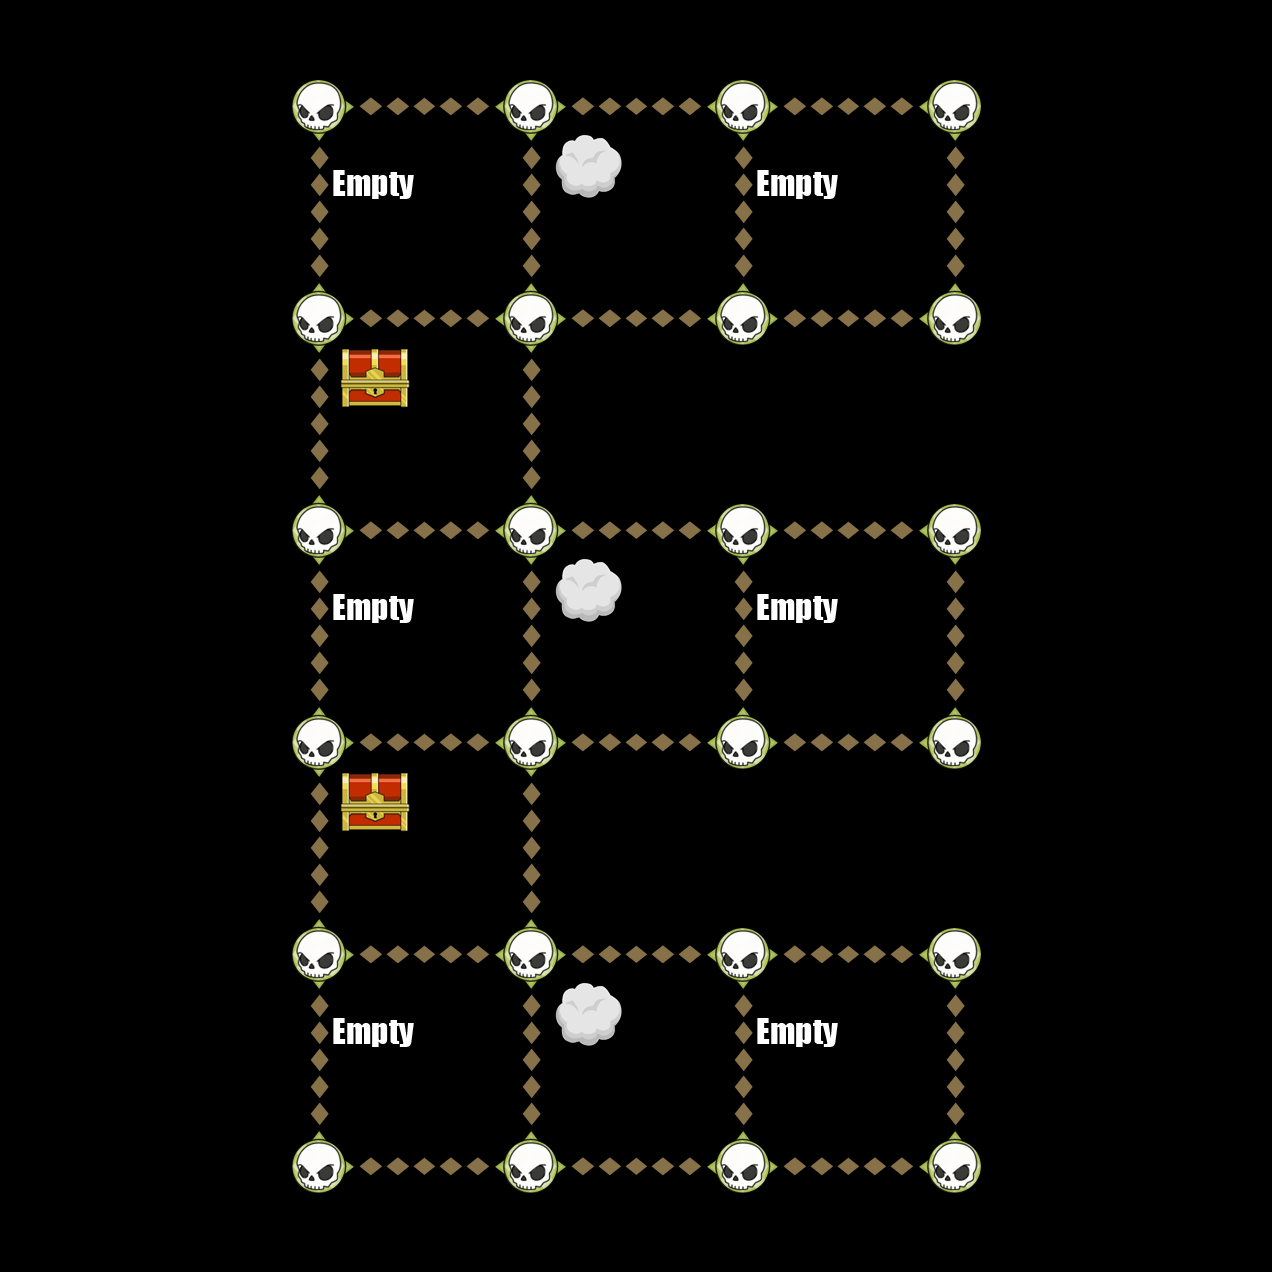

Rendered tile map (Tiled .tmx) drawn with the repository's tilesets; below, a short description and the map source with its tile grids summarised:
An orthogonal 6x6 tile map with 212x212 px tiles, 6 tile layers (Down, Up, Left, Right, ...).

<map version="1.0" orientation="orthogonal" width="6" height="6" tilewidth="212" tileheight="212">
 <tileset firstgid="1" name="TileGraphic_Final-ipadhd" tilewidth="212" tileheight="212">
  <image source="TileGraphic_Final-ipadhd.png" width="636" height="1060" />
  <tile id="0">
   <properties>
    <property name="LineFilled" value="True" />
   </properties>
  </tile>
  <tile id="2">
   <properties>
    <property name="Item" value="TreasureBox" />
   </properties>
  </tile>
  <tile id="4">
   <properties>
    <property name="RowFilled" value="True" />
   </properties>
  </tile>
  <tile id="6">
   <properties>
    <property name="Item" value="CannonLeft" />
   </properties>
  </tile>
  <tile id="7">
   <properties>
    <property name="Item" value="ShipRight" />
   </properties>
  </tile>
  <tile id="8">
   <properties>
    <property name="Item" value="MapOne" />
   </properties>
  </tile>
  <tile id="9">
   <properties>
    <property name="Item" value="CannonRight" />
   </properties>
  </tile>
  <tile id="10">
   <properties>
    <property name="Item" value="ShipLeft" />
   </properties>
  </tile>
  <tile id="11">
   <properties>
    <property name="Item" value="MapTwo" />
   </properties>
  </tile>
  <tile id="12">
   <properties>
    <property name="Item" value="Empty" />
   </properties>
  </tile>
  <tile id="13">
   <properties>
    <property name="Item" value="Skull" />
   </properties>
  </tile>
  <tile id="14">
   <properties>
    <property name="Item" value="Fog" />
   </properties>
  </tile>
 </tileset>
 <layer name="Down" width="6" height="6">
  <data>[36 cells, 16 non-empty, 1 distinct tile ids]</data>
 </layer>
 <layer name="Up" width="6" height="6">
  <data>[36 cells, 16 non-empty, 1 distinct tile ids]</data>
 </layer>
 <layer name="Left" width="6" height="6">
  <data>[36 cells, 18 non-empty, 1 distinct tile ids]</data>
 </layer>
 <layer name="Right" width="6" height="6">
  <data>[36 cells, 18 non-empty, 1 distinct tile ids]</data>
 </layer>
 <layer name="Dots" width="6" height="6">
  <data>[36 cells, 24 non-empty, 1 distinct tile ids]</data>
 </layer>
 <layer name="Items" width="6" height="6">
  <data>[36 cells, 11 non-empty, 3 distinct tile ids]</data>
 </layer>
</map>
